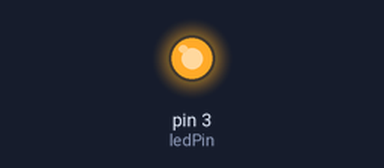
The sketch below on a simulated Arduino Uno, built with avr-gcc and run on an emulated ATmega328P. On the bench: output pins drawn as LEDs (lit = HIGH).

Above: at 0.2 s.
At 14.9 s:
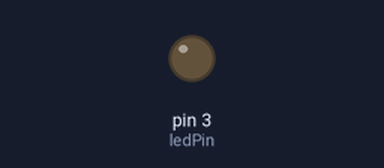
Timing chart, 0 to 18.2 s (numbered marks = the images above):
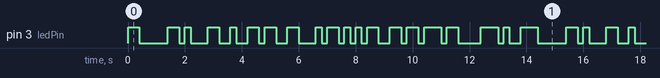

The sketch:

Arduino.ino
```cpp
int ledPin = 3;
int delayms = 200;

void setup() {
  pinMode(ledPin, OUTPUT);
}

int myNum=0;

void loop() {
  printPrefix();
  printNum(myNum);
  myNum++;
  if(myNum>9)
    myNum=0;
}

void printPrefix()
{
  printOne();
  printOne();
  printZero();
}
void printNum(int num)
{
  int bitCnt=0;
  while(num>0)
  {
    if(num%2==0)
      printZero();
    else
      printOne();
    bitCnt++;
    num/=2;
  }
  if(bitCnt<4)
  {
    for(int i=0;i<4-bitCnt;i++)
      printZero();
  }
}

void printOne()
{
  digitalWrite(ledPin, HIGH);
  delay(delayms);
}

void printZero()
{
  digitalWrite(ledPin, LOW);
  delay(delayms);
}
```

Measured:
- by itself, pin 3 (ledPin): moves between LOW and HIGH, repeating every 14.0 s
- by itself, everything shown: repeats every 14.0 s, in 38 steps
